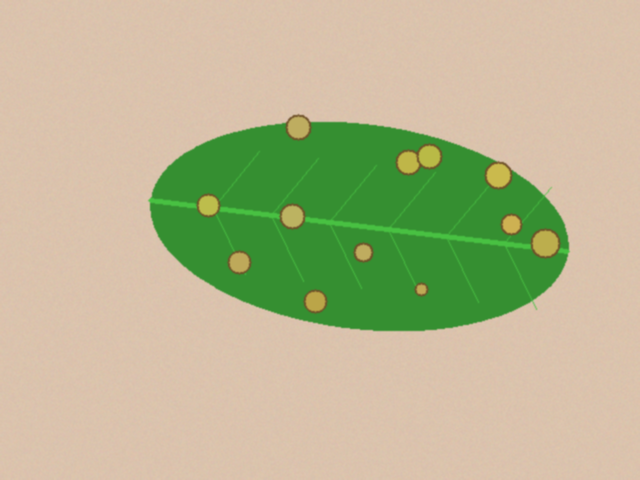
#> input picture data/sintetis/bersih/teh_041.png, 640 x 480 px, found by its file name
$ jupyter execute --allow-errors P6_morfologi.ipynb
#> lines starting #> are read from the running program, lines starting #| are printed output that depends on the picture
### src/utils_cv.py
# -*- coding: utf-8 -*-
"""utils_cv

Automatically generated by Colab.

Original file is located at
    https://colab.research.google.com/drive/1Y4ojDzNnqnNM1Gv9VQLvAdh-sBsaYPij
"""

"""utils_cv.py: fungsi bantu yang dipakai ulang sepanjang semester."""

import cv2
import numpy as np
import matplotlib.pyplot as plt


# [58 lines left out: functions baca, tampil, kontras_bercak, statistik, not called in this run]

### notebook/P6_morfologi.ipynb
[cell 1]
from google.colab import drive
drive.mount('/content/drive')

import os
import sys
import json
import cv2
import numpy as np
import pandas as pd
import matplotlib.pyplot as plt

# Masuk ke folder utama proyek
PROJECT = "/content/drive/MyDrive/simuteh-2330511058"
os.chdir(PROJECT)

# Membuat folder hasil jika belum tersedia
HASIL = os.path.join(PROJECT, "hasil")
os.makedirs(HASIL, exist_ok=True)

# Memanggil modul dari folder src
sys.path.append(PROJECT)

from src.praproses import praproses, simpan_param
from src.utils_cv import kontras_bercak

print("Folder proyek:", os.getcwd())
print("Folder hasil:", HASIL)
print("Folder hasil tersedia:", os.path.exists(HASIL))

[cell 2]
from google.colab import drive
drive.mount('/content/drive')

import os
import sys

PROJECT = "/content/drive/MyDrive/simuteh-2330511058"

os.chdir(PROJECT)
sys.path.insert(0, os.path.join(PROJECT, "src"))

print("Folder kerja:", os.getcwd())
print("File utils_cv.py tersedia:", os.path.exists("src/utils_cv.py"))

[cell 3]
import sys
import importlib.util

path = "/content/drive/MyDrive/simuteh-2330511058/src/utils_tepi.py"

spec = importlib.util.spec_from_file_location("utils_tepi", path)
utils_tepi = importlib.util.module_from_spec(spec)
sys.modules["utils_tepi"] = utils_tepi
#> (the rest of this cell did not finish here and is left out)

[cell 4]
import cv2
import numpy as np
import pandas as pd
import matplotlib.pyplot as plt

from utils_cv import baca, tampil
from praproses import praproses

#> (the rest of this cell did not finish here and is left out)

[cell 5]
def muat(nama):
#> called with nama = 'teh_041.png'
    img = baca(f"data/sintetis/citra/{nama}")
#> in baca, img is the input picture: shape (480, 640, 3); mean B, G, R 145.7, 183.6, 184.1
    md = cv2.imread(
        f"data/sintetis/mask_daun/{nama}",
        cv2.IMREAD_GRAYSCALE
    )
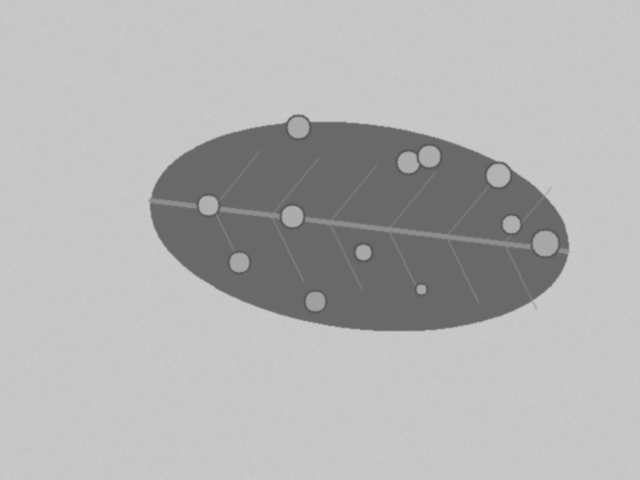
#> md: shape (480, 640); min 84, max 202, mean 179
    mb = cv2.imread(
        f"data/sintetis/mask_bercak/{nama}",
        cv2.IMREAD_GRAYSCALE
    )

    return img, md, mb

[cell 6]
import json

#> (the rest of this cell did not finish here and is left out)

##**Kode 3.1 – Mask Daun Awal dan Bercak Awal**

[cell 7]
# [5 lines left out: function jumlah_komponen, not called in this run]


baris, panel, judul = [], [], []

#> (the rest of this cell did not finish here and is left out)

##**Kode 3.2 Erosi, dilasi, opening, dan closing**

[cell 8]
SE = lambda k, bentuk=cv2.MORPH_ELLIPSE: cv2.getStructuringElement(
    bentuk,
    (k, k)
)


# [13 lines left out: function operasi, not called in this run]


baris = []

#> (the rest of this cell did not finish here and is left out)

#> call 2 of muat, with nama = 'teh_021.png'
#> call 2 of baca, with path = 'data/sintetis/citra/teh_021.png'
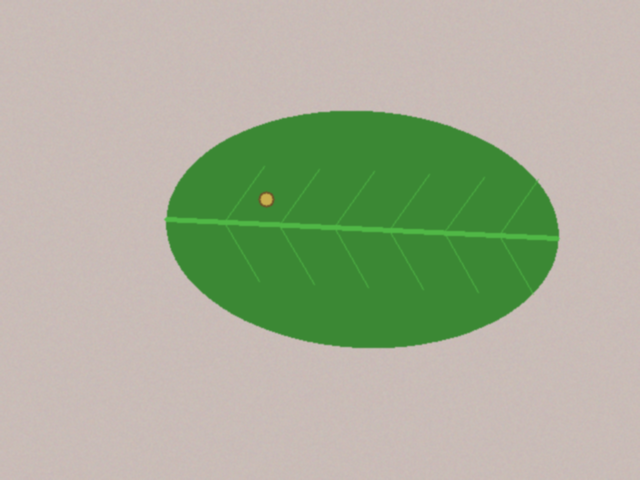
#> input picture data/sintetis/bersih/teh_021.png, 640 x 480 px, found by its file name
#> in baca, img is the input picture: shape (480, 640, 3); mean B, G, R 151.6, 175.7, 167.1
#> in muat (call 2), `md = cv2.imread( f"data/sintetis/mask_daun/{nama}", cv2.IMREAD_GRAYSCA..`:
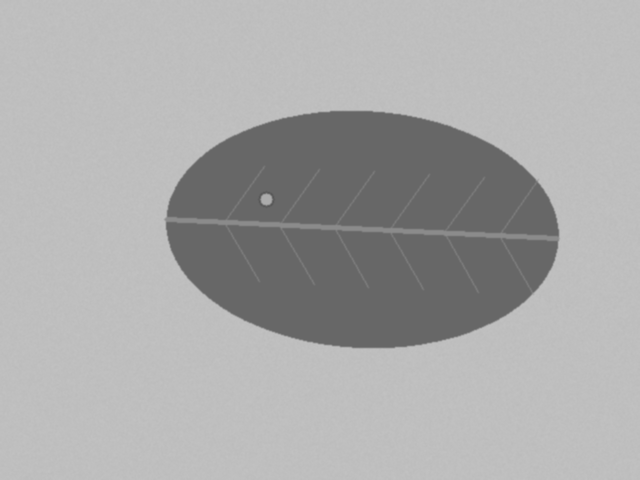
#> md: shape (480, 640); min 88, max 194, mean 169.9

    pra_ = praproses(img, PARAM)

    b0 = bercak_awal(
        pra_,
        mask_daun_awal(pra_)
    )

    hasil = operasi(b0, SE(5))

    for nm, m in hasil.items():
        baris.append([
            nama,
            nm,
            jumlah_komponen(m),
            int((m > 0).sum()),
            round(iou(m, mb), 3) if mb.any() else "-"
        ])

    tampil(
        list(hasil.values()),
        list(hasil.keys()),
        ukuran=(18, 3)
    )

    plt.show()


print(
    pd.DataFrame(
        baris,
        columns=[
            "citra",
            "operasi",
            "komponen",
            "piksel",
            "IoU"
        ]
    )
)

##**Kode 3.3 Eksperimen k, bentuk, dan ukuran SE**

[cell 9]
bentuk = {
    "persegi": cv2.MORPH_RECT,
    "elips": cv2.MORPH_ELLIPSE,
    "silang": cv2.MORPH_CROSS
}

baris = []
#> (the rest of this cell did not finish here and is left out)

[cell 10]
# [5 lines left out: function tepi_canny, not called in this run]

##**Kode 3.4 Gradien morfologi dibandingkan dengan Canny baris**

[cell 11]
baris = []

#> (the rest of this cell did not finish here and is left out)

##**tampilkan elemen SE persegi, elips, dan silang berukuran 3, 5, dan 7**

[cell 12]
bentuk = {
    "Persegi": cv2.MORPH_RECT,
    "Elips": cv2.MORPH_ELLIPSE,
    "Silang": cv2.MORPH_CROSS
}

ukuran = [3, 5, 7]

plt.figure(figsize=(12, 8))

i = 1

for nama, bentuk_se in bentuk.items():
    for k in ukuran:
        se = cv2.getStructuringElement(
            bentuk_se,
            (k, k)
        )

        plt.subplot(3, 3, i)
        plt.imshow(se, cmap="gray", vmin=0, vmax=1)
        plt.title(f"{nama} {k}x{k}")
        plt.xticks([])
        plt.yticks([])

        i += 1

plt.tight_layout()
plt.show()
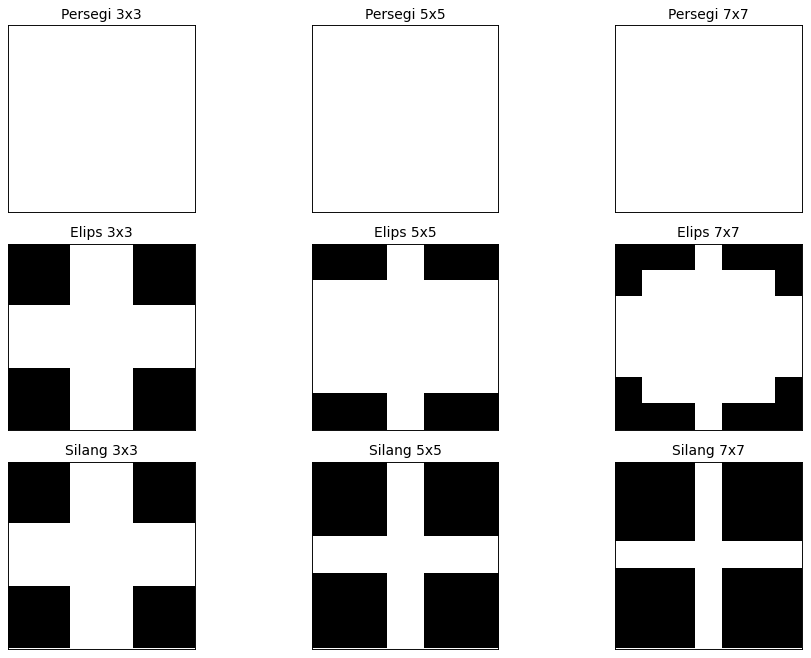
#> figure drawn by matplotlib, 9 panels

##**Kode 4.1 Komponen terhubung dan pengukuran setiap bercak**

[cell 13]
MM_PER_PX = 0.4375  # dari lembar hitung P2: Z = 200 mm, lebar kerja 640 px


# [51 lines left out: function ukur_komponen, not called in this run]


img, md, mb = muat("teh_041.png")
